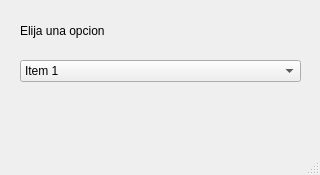
<?xml version="1.0" encoding="UTF-8"?>
<ui version="4.0">
 <class>MainWindow</class>
 <widget class="QMainWindow" name="MainWindow">
  <property name="geometry">
   <rect>
    <x>0</x>
    <y>0</y>
    <width>320</width>
    <height>175</height>
   </rect>
  </property>
  <property name="windowTitle">
   <string>MainWindow</string>
  </property>
  <widget class="QWidget" name="centralwidget">
   <widget class="QComboBox" name="combo">
    <property name="geometry">
     <rect>
      <x>20</x>
      <y>60</y>
      <width>281</width>
      <height>22</height>
     </rect>
    </property>
    <item>
     <property name="text">
      <string>Item 1</string>
     </property>
    </item>
    <item>
     <property name="text">
      <string>Item 2</string>
     </property>
    </item>
    <item>
     <property name="text">
      <string>Item 3</string>
     </property>
    </item>
   </widget>
   <widget class="QLabel" name="label">
    <property name="geometry">
     <rect>
      <x>20</x>
      <y>20</y>
      <width>231</width>
      <height>21</height>
     </rect>
    </property>
    <property name="text">
     <string>Elija una opcion</string>
    </property>
   </widget>
   <widget class="QLabel" name="etiqueta">
    <property name="geometry">
     <rect>
      <x>20</x>
      <y>110</y>
      <width>231</width>
      <height>21</height>
     </rect>
    </property>
    <property name="text">
     <string/>
    </property>
   </widget>
  </widget>
  <widget class="QMenuBar" name="menubar">
   <property name="geometry">
    <rect>
     <x>0</x>
     <y>0</y>
     <width>320</width>
     <height>21</height>
    </rect>
   </property>
  </widget>
  <widget class="QStatusBar" name="statusbar"/>
 </widget>
 <resources/>
 <connections/>
</ui>
